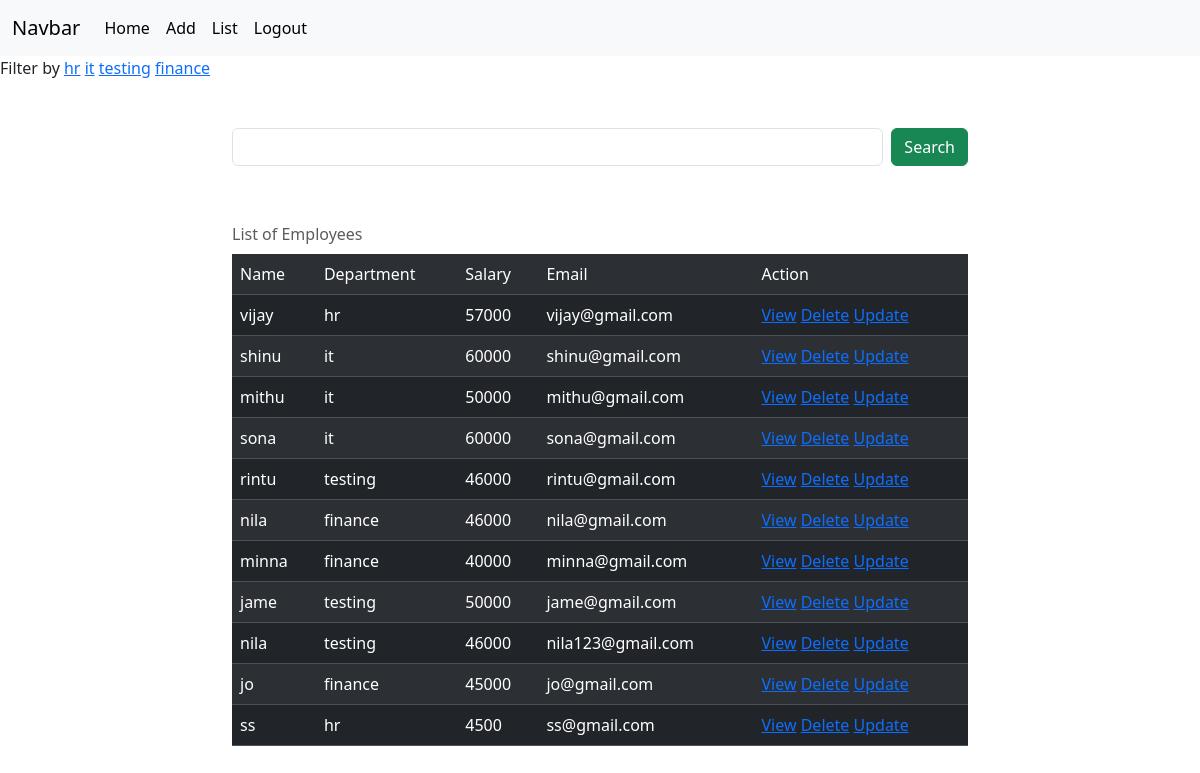
/employees/all (signed in), run on the app's committed database.
### crm/models.py (models this page shows, shortened)
class Employees(models.Model):
    name=models.CharField(max_length=100)
    department=models.CharField(max_length=100)
    salary=models.PositiveIntegerField()
    email=models.EmailField(unique=True)
    age=models.PositiveIntegerField()
    contact=models.CharField(max_length=100,null=True)
    profile_pic=models.ImageField(upload_to="images",null=True,blank=True)
    dob=models.DateField(null=True,blank=True)

### crm/views.py (the view, shortened to what this page needs)
# urls.py: path("employees/all",views.EmployeeListView.as_view(),name="emp-all"),
@method_decorator(signin_required,name="dispatch")
class EmployeeListView(View):
    def get(self,request,*args,**kwargs):
            qs=Employees.objects.all()
            departments=Employees.objects.all().values_list("department",flat=True).distinct() #======>get a particular column
            if "department" in request.GET:
                dept=request.GET.get("department")
                qs=qs.filter(department__iexact=dept)
            return render(request,"emp_list.html",{"data":qs,"departments":departments})

### crm/views.py (called while the page is built)
def signin_required(fn):
    def wrapper(request,*args,**kwargs):
        if not request.user.is_authenticated:
            messages.error(request,"Invalid session")
            return redirect("signin")
        else:
            return fn(request,*args,**kwargs)
    return wrapper

### crm/templates/emp_list.html (shortened to what this page needs)
{%extends 'base.html'%}
{%block body_block%}
<div>
    Filter by
{%for dep in departments%}
<a href="{%url 'emp-all'%}?department={{dep}}">{{dep}}</a>
{%endfor%}
</div>
<div class="container mt-5">
    <div class="row">
        <div class="col-2"></div>
        <div class="col-8">
            <form action="" method="post">
                <div class="d-flex">
                    <input type="text" name="box" class="form-control me-2">
                    <button type="submit" class="btn btn-success">Search</button>
                </div>
            </form>
        </div>
        <div class="col-2"></div>
    </div>
</div>
<div class="container">
    <div class="row">
        <div class="col-2"></div>
        <div class="col-8">
            <table class="table table-dark table-striped caption-top mt-5">
                <caption>List of Employees</caption>
                <tr>
                    <td>Name</td>
                    <td>Department</td>
                    <td>Salary</td>
                    <td>Email</td>
                    <td>Action</td>
                </tr>
                {%for emp in data%}
                <tr>
                    <td>{{emp.name}}</td>
                    <td>{{emp.department}}</td>
                    <td>{{emp.salary}}</td>
                    <td>{{emp.email}}</td>
                    <td>
                        <a href="{%url 'emp-details' emp.id%}">View</a>
                        <a href="{%url 'emp-delete' emp.id%}">Delete</a>
                        <a href="{%url 'emp-update' emp.id%}">Update</a>
                    </td>
                </tr>
                {%endfor%}
            </table>
        </div>
        <div class="col-2"></div>
    </div>
</div>
{%endblock%}

### data on the page
Employees: name "vijay", department "hr", salary "57000", email "vijay@gmail.com"
Employees: name "shinu", department "it", salary "60000", email "shinu@gmail.com"
Employees: name "mithu", department "it", salary "50000", email "mithu@gmail.com"
Employees: name "sona", department "it", salary "60000", email "sona@gmail.com"
Employees: name "rintu", department "testing", salary "46000", email "rintu@gmail.com"
Employees: name "nila", department "finance", salary "46000", email "nila@gmail.com"
Employees: name "minna", department "finance", salary "40000", email "minna@gmail.com"
Employees: name "jame", department "testing", salary "50000", email "jame@gmail.com"
Employees: name "nila", department "testing", salary "46000", email "nila123@gmail.com"
Employees: name "jo", department "finance", salary "45000", email "jo@gmail.com"
Employees: name "ss", department "hr", salary "4500", email "ss@gmail.com"

### other printed values
{{ dep }} "hr" "it" "testing" "finance"
